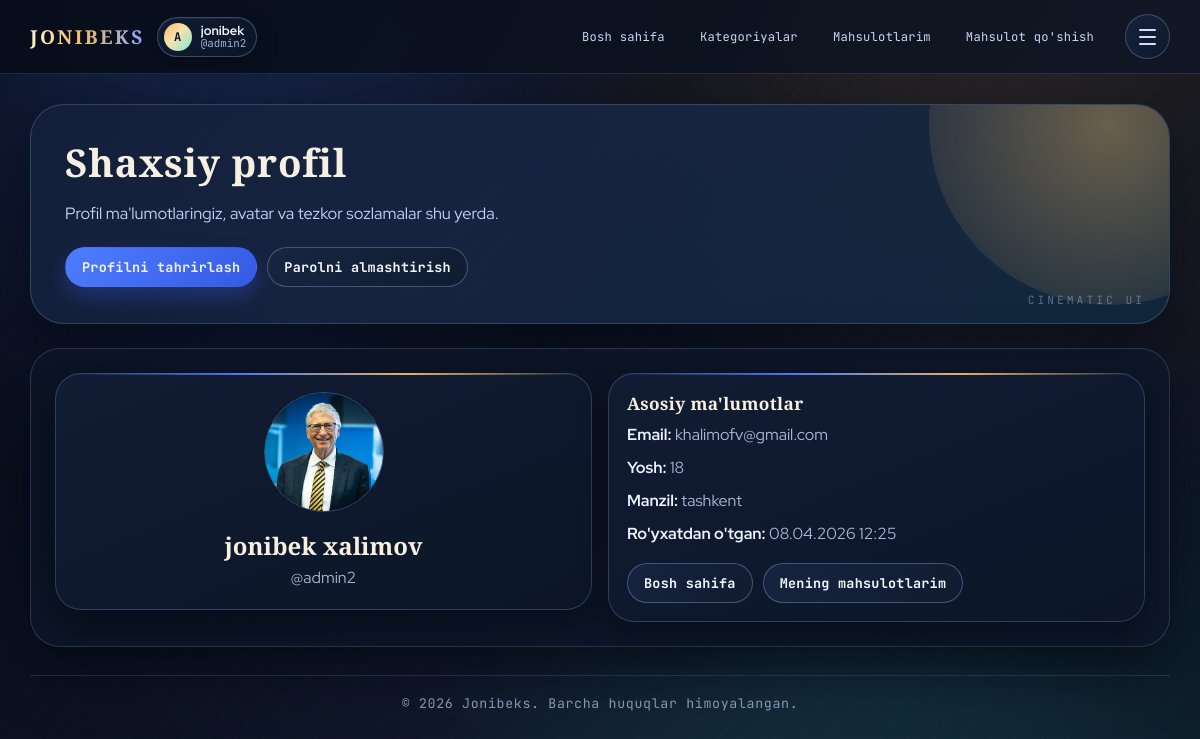
Screenshot of /profile/3/ (signed in) with the database file from the repository.
### accounts/models.py (models this page shows, shortened)
class CustomUser(AbstractUser):
    age = models.PositiveIntegerField(blank=True, null=True)
    avatar = models.ImageField(upload_to="users/%Y/%m/%d", blank=True, null=True)
    address = models.CharField(max_length=150)
    class Meta:
        db_table = "customers"
        verbose_name = "Foydalanuvchi"
        verbose_name_plural = "Foydalanuvchilar"

### accounts/views.py (the view)
# urls.py: path("profile/<int:pk>/", ProfileView.as_view(), name="profile"),
class ProfileView(LoginRequiredMixin, UserPassesTestMixin, View):
    def test_func(self):
        user_p = get_object_or_404(CustomUser, pk=self.kwargs.get("pk"))
        return user_p == self.request.user
    def get(self, request, pk):
        user_p = get_object_or_404(CustomUser, pk=pk)
        return render(request, "registration/profile.html", {"profile_user": user_p})

### templates/registration/profile.html (shortened to what this page needs)
{% extends "base.html" %}
{% block hero_title %}Shaxsiy profil{% endblock hero_title %}
{% block hero_text %}
    Profil ma'lumotlaringiz, avatar va tezkor sozlamalar shu yerda.
{% endblock hero_text %}
{% block hero_actions %}
    <a class="btn btn-primary" href="{% url 'edit-profile' profile_user.pk %}">Profilni tahrirlash</a>
    <a class="btn btn-secondary" href="{% url 'password-change' profile_user.pk %}">Parolni almashtirish</a>
{% endblock hero_actions %}
{% block content %}
    <div class="two-col-layout">
        <article class="card profile-card">
            {% if profile_user.avatar %}
                <img src="{{ profile_user.avatar.url }}" alt="{{ profile_user.username }}" class="profile-avatar">
            {% else %}
                <div class="profile-avatar-fallback">
                    {{ profile_user.username|slice:":1"|upper }}
                </div>
            {% endif %}
            <h2 class="profile-name">{{ profile_user.get_full_name|default:profile_user.username }}</h2>
            <p class="section-subtitle profile-username">@{{ profile_user.username }}</p>
        </article>
        <article class="card meta-list">
            <h3 class="section-mini-title">Asosiy ma'lumotlar</h3>
            <p><strong>Email:</strong> {{ profile_user.email|default:"Kiritilmagan" }}</p>
            <p><strong>Yosh:</strong> {{ profile_user.age|default:"Kiritilmagan" }}</p>
            <p><strong>Manzil:</strong> {{ profile_user.address|default:"Kiritilmagan" }}</p>
            <p><strong>Ro'yxatdan o'tgan:</strong> {{ profile_user.date_joined|date:"d.m.Y H:i" }}</p>
            <div class="hero-actions hero-actions-tight">
                <a class="btn btn-secondary" href="/">Bosh sahifa</a>
                <a class="btn btn-secondary" href="{% url 'myProducts' %}">Mening mahsulotlarim</a>
            </div>
        </article>
    </div>
{% endblock content %}

### templates/base.html (shortened to what this page needs)
<!DOCTYPE html>
<html lang="uz">
<head>
</head>
<body>
    <header class="site-header">
        <div class="header-inner">
            <div class="header-left">
                <a class="brand" href="/">Jonibeks</a>
                {% if user.is_authenticated %}
                    <div class="identity-wrap">
                        <span class="identity-avatar">{{ user.username|slice:":1"|upper }}</span>
                        <div class="identity-text">
                            {% if user.first_name %}
                                <span class="identity-name">{{ user.first_name }}</span>
                            {% elif user.get_full_name %}
                                <span class="identity-name">{{ user.get_full_name }}</span>
                            {% else %}
                                <span class="identity-name">{{ user.username }}</span>
                            {% endif %}
                            <span class="identity-username">@{{ user.username }}</span>
                        </div>
                    </div>
                {% endif %}
            </div>
            <nav class="main-nav">
                <a href="/">Bosh sahifa</a>
                <a href="/#kategoriyalar">Kategoriyalar</a>
                {% if user.is_authenticated %}
                    <a href="{% url 'myProducts' %}">Mahsulotlarim</a>
                    <a href="{% url 'create' %}">Mahsulot qo'shish</a>
                {% endif %}
            </nav>
            <div class="header-right">
                <details class="menu-toggle">
                    <summary class="menu-button" aria-label="Menyu">
                        <span></span>
                        <span></span>
                        <span></span>
                    </summary>
                </details>
            </div>
        </div>
    </header>
    <main class="page-wrap">
        {% block hero %}
            <section class="hero">
                <h1>{% block hero_title %}Oddiy va tushunarli dars platformasi{% endblock hero_title %}</h1>
                <p>{% block hero_text %}Bu yerda ro'yxatdan o'tib, kategoriyalar bo'yicha mahsulotlarni qulay ko'rishingiz mumkin.{% endblock hero_text %}</p>
                <div class="hero-actions">{% block hero_actions %}{% endblock hero_actions %}</div>
            </section>
        {% endblock hero %}
        <section class="content-shell">
            {% block content %}{% endblock content %}
        </section>
        <footer class="site-footer">
            <p>&copy; 2026 Jonibeks. Barcha huquqlar himoyalangan.</p>
        </footer>
    </main>
</body>
</html>

### rows the page displays
CustomUser: username "A", first_name "jonibek", username "admin2", avatar (picture), get_full_name "jonibek xalimov", email "khalimofv@gmail.com", age "18", address "tashkent", date_joined "08.04.2026 12:25"
